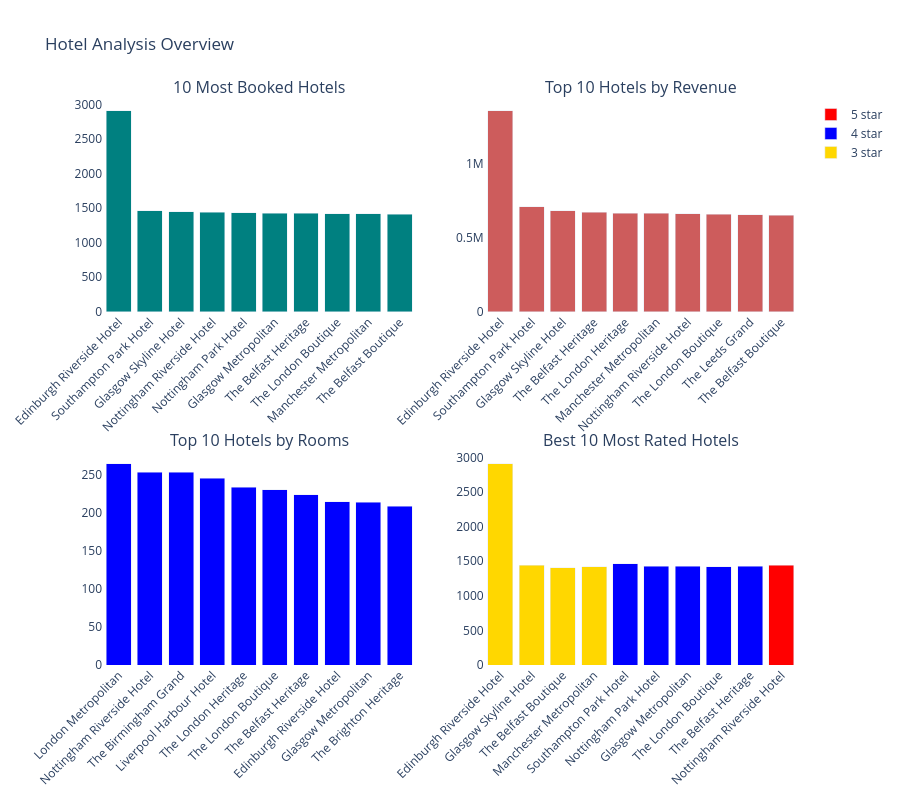

The cell this chart's notebook holds for it:
### Code cell
####----- Visualzation of the Best Hotels
TOP_N = 10

# Top 10 for each chart
top_count   = h_count.nlargest(TOP_N, 'count')
top_revenue = h_revenue.nlargest(TOP_N, 'total_amount')
top_rooms   = h_rooms.nlargest(TOP_N, 'total_rooms')

# Top 10 hotels by total count, then keep only their star-rating rows
top_hotels = (
    h_star_ratings.groupby('hotel_name')['count'].sum().nlargest(TOP_N).index)
top_ratings = h_star_ratings[h_star_ratings['hotel_name'].isin(top_hotels)]

fig = msub(rows=2, cols=2,subplot_titles=("10 Most Booked Hotels", "Top 10 Hotels by Revenue",
                    "Top 10 Hotels by Rooms", "Best 10 Most Rated Hotels"),specs=[[{}, {}], [{}, {}]])

# Add charts
fig.add_trace(go.Bar(x=top_count['hotel_name'], y=top_count['count'],
                     name='Counts', marker_color='teal', showlegend=False), row=1, col=1)

fig.add_trace(go.Bar(x=top_revenue['hotel_name'], y=top_revenue['total_amount'],
                     name='Revenue', marker_color='indianred', showlegend=False), row=1, col=2)

fig.add_trace(go.Bar(x=top_rooms['hotel_name'], y=top_rooms['total_rooms'],
                     name='Hotel Rooms', marker_color='blue', showlegend=False), row=2, col=1)

# Top 10 Best Hotels
colors = ['gold', 'blue', 'red', 'green', 'gray']
for color, (star, grp) in zip(colors, top_ratings.groupby('star_rating')):
    fig.add_trace(go.Bar(x=grp['hotel_name'], y=grp['count'],
                         name=f"{star} star", marker_color=color), row=2, col=2)

fig.update_xaxes(tickangle=-45)
fig.update_layout(plot_bgcolor="white", paper_bgcolor="white",
    height=800, title_text='Hotel Analysis Overview', barmode='stack', showlegend=True,)

### Figure 1 — Plotly figure (JSON) as saved in the notebook; plotly's stock layout.template omitted (floating-point values rounded to 4 significant figures)
{"data": [{"marker": {"color": "teal"}, "name": "Counts", "showlegend": false, "type": "bar", "x": ["Edinburgh Riverside Hotel", "Southampton Park Hotel", "Glasgow Skyline Hotel", "Nottingham Riverside Hotel", "Nottingham Park Hotel", "Glasgow Metropolitan", "The Belfast Heritage", "The London Boutique", "Manchester Metropolitan", "The Belfast Boutique"], "xaxis": "x", "y": [2909, 1460, 1445, 1442, 1430, 1428, 1427, 1418, 1418, 1409], "yaxis": "y"}, {"marker": {"color": "indianred"}, "name": "Revenue", "showlegend": false, "type": "bar", "x": ["Edinburgh Riverside Hotel", "Southampton Park Hotel", "Glasgow Skyline Hotel", "The Belfast Heritage", "The London Heritage", "Manchester Metropolitan", "Nottingham Riverside Hotel", "The London Boutique", "The Leeds Grand", "The Belfast Boutique"], "xaxis": "x2", "y": [1358000.0, 709400.0, 681600.0, 673700.0, 666000.0, 664100.0, 660300.0, 660000.0, 654500.0, 652400.0], "yaxis": "y2"}, {"marker": {"color": "blue"}, "name": "Hotel Rooms", "showlegend": false, "type": "bar", "x": ["London Metropolitan", "Nottingham Riverside Hotel", "The Birmingham Grand", "Liverpool Harbour Hotel", "The London Heritage", "The London Boutique", "The Belfast Heritage", "Edinburgh Riverside Hotel", "Glasgow Metropolitan", "The Brighton Heritage"], "xaxis": "x3", "y": [265, 254, 254, 246, 234, 231, 224, 215, 214, 209], "yaxis": "y3"}, {"marker": {"color": "gold"}, "name": "3 star", "type": "bar", "x": ["Edinburgh Riverside Hotel", "Glasgow Skyline Hotel", "The Belfast Boutique", "Manchester Metropolitan"], "xaxis": "x4", "y": [2909, 1445, 1409, 1418], "yaxis": "y4"}, {"marker": {"color": "blue"}, "name": "4 star", "type": "bar", "x": ["Southampton Park Hotel", "Nottingham Park Hotel", "Glasgow Metropolitan", "The London Boutique", "The Belfast Heritage"], "xaxis": "x4", "y": [1460, 1430, 1428, 1418, 1427], "yaxis": "y4"}, {"marker": {"color": "red"}, "name": "5 star", "type": "bar", "x": ["Nottingham Riverside Hotel"], "xaxis": "x4", "y": [1442], "yaxis": "y4"}], "layout": {"annotations": [{"font": {"size": 16}, "showarrow": false, "text": "10 Most Booked Hotels", "x": 0.225, "xanchor": "center", "xref": "paper", "y": 1, "yanchor": "bottom", "yref": "paper"}, {"font": {"size": 16}, "showarrow": false, "text": "Top 10 Hotels by Revenue", "x": 0.775, "xanchor": "center", "xref": "paper", "y": 1, "yanchor": "bottom", "yref": "paper"}, {"font": {"size": 16}, "showarrow": false, "text": "Top 10 Hotels by Rooms", "x": 0.225, "xanchor": "center", "xref": "paper", "y": 0.375, "yanchor": "bottom", "yref": "paper"}, {"font": {"size": 16}, "showarrow": false, "text": "Best 10 Most Rated Hotels", "x": 0.775, "xanchor": "center", "xref": "paper", "y": 0.375, "yanchor": "bottom", "yref": "paper"}], "barmode": "stack", "height": 800, "paper_bgcolor": "white", "plot_bgcolor": "white", "showlegend": true, "title": {"text": "Hotel Analysis Overview"}, "xaxis": {"anchor": "y", "domain": [0, 0.45], "tickangle": -45}, "xaxis2": {"anchor": "y2", "domain": [0.55, 1], "tickangle": -45}, "xaxis3": {"anchor": "y3", "domain": [0, 0.45], "tickangle": -45}, "xaxis4": {"anchor": "y4", "domain": [0.55, 1], "tickangle": -45}, "yaxis": {"anchor": "x", "domain": [0.625, 1]}, "yaxis2": {"anchor": "x2", "domain": [0.625, 1]}, "yaxis3": {"anchor": "x3", "domain": [0, 0.375]}, "yaxis4": {"anchor": "x4", "domain": [0, 0.375]}}}
